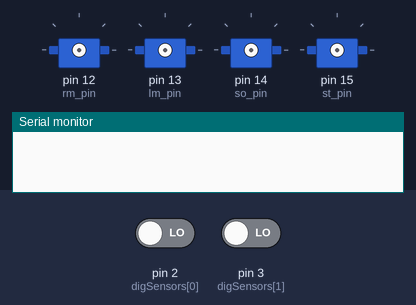
This sketch was run on a simulated Arduino Uno, built with avr-gcc and run on an emulated ATmega328P. On the bench: 4 × servo, the last lines printed to the serial monitor. The inputs (shaded band) are chosen by the test bench; at power-on: pin 2 (digSensors[0]) LOW, pin 3 (digSensors[1]) LOW.

Above: at 0.1 s.
At 1.1 s:
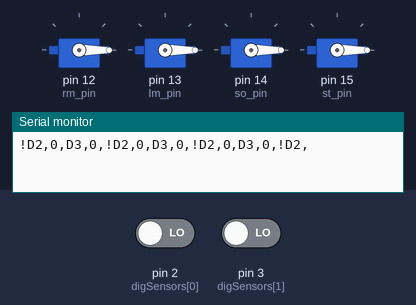
Timing chart, 0 to 2.6 s (numbered marks = the images above):
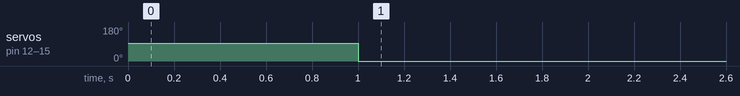

The sketch:

sensorDemo.ino
```cpp
//******************************sensorDemo***********************************
/* This is the program for the roadkill of Team Brover's ENGR3392 project,
a miniature "Mars Rover." It is based on the Arbotix-M controller for Robot-
side and a base-side program using serial commands; we used LabView.
The communication between the controller and the PC is done via XBEE devices.
They are set to 38400 baud, 8, N, 1, N and have a preset protocol.

The PC initiates all communication and expects a return confirming operation.

There is no ESTOP Button right now. That's probably bad.
TODO: ESTOP, Serial Send, Serial Receive, Loop Timing, Color Sensor Lighting. */
//***************************************************************************
/* Physical Pinout of the Arbotix-M Board
   Digital: 0: OUT LED
            1: OUT Color Sensor LED
            2: IN  Encoder 1
            3: IN  Encoder 2
            4: IN  Bumper Switch 1
            5: IN  Bumper Switch 2
            ...
            12:    Motor Speed 1
            13:    Motor Speed 2
            14:    Servo 1
            15:    Servo 2
   Analog:  0: IN  Lidar 1
            1: IN  Lidar 2
            2: IN  IR
            3: IN  [Battery Voltage?]
            4: IN  Encoder 1 [Sonar?]
            5: IN  Color (Blue)
            6: IN  Color (Green)
            7: IN  Color (Red)
*/
#include <Servo.h> // Package to control servos and motors
// Global Variables:
unsigned long loopStart; // time at start of loop()
unsigned long loopDuration = 100; // time for loop() in ms
int pcStatus = 1; // 1 = OK; 100 == ESTOP
const int bufferSize = 40; // Length of string for serial communication
char readbuffer[bufferSize]; // Buffer for serial communication

// Inputs (Sensors)
const int numDig = 2; // Number of Digital Inputs
const int numAnal = 0; // Number of Analog Inputs
const int digSensors[numDig] = {2,3}; // Physical Pins of the digital sensors on the Arbotix
const int analSensors[numAnal] = {}; //{0,1,2,4,5,6,7}; // Physical Pins of the analog sensors on the Arbotix
int digRes[numDig] = {}; // Storage for the raw digital sensor readings
int analRaw[numAnal] = {}; // Storage for the raw analog sensor readings
float analVolts[numAnal] = {}; // Storage for the voltage values of the analog sensors

// Outputs (Actuators)
Servo rightMotor, leftMotor, servoOne, servoTwo; // Initialize servo objects for motors, servos
// Motor Pin Numbers and storage for Motor Positions (0 - 2500)
const int rm_pin = 12; int rm_pos = 1500; // Right Motor
const int lm_pin = 13; int lm_pos = 1500; // Left Motor
const int so_pin = 14; int so_pos = 1500; // Servo One
const int st_pin = 15; int st_pos = 1500; // Servo Two
// Outputs (Other)
const int heartbeatPin = 0; // User LED on Arbotix-M board
boolean ledOn = false; // Stores Heartbeat User LED status
const int colorPin = 1; // Illumination LED on Color Sensor

//*************************************************
void setup() { // Runs once as soon as the Arbotix-M is powered
  Serial.begin(38400); // Begins serial communication via XBEE at 38400 bps
  delay(1000); // Wait for connection to establish
  pinMode(heartbeatPin, OUTPUT); // Initialize heartbeat LED pin
  pinMode(colorPin, OUTPUT); // Initialize on-chip color sensor LED pin
  digitalWrite(colorPin,HIGH); // Turns on the color sensor LED for the whole routine
  for (int i=0; i<numDig; i++){
    pinMode(digSensors[i],INPUT); // initialize each of the digital inputs
  }
  // Connect Servo objects with physical pin locations and make contact
  rightMotor.attach(rm_pin);
  rightMotor.writeMicroseconds(rm_pos);
  leftMotor.attach(lm_pin);
  leftMotor.writeMicroseconds(lm_pos);
  servoOne.attach(so_pin);
  servoOne.writeMicroseconds(so_pos);
  servoTwo.attach(st_pin);
  servoTwo.writeMicroseconds(st_pos);
}

//*************************************************
void loop() { // Runs continuously after setup() concludes
  loopStart = millis(); // marks the starting time of the loop
  readSensors(); // records values from all the sensors
  int numread = 0; // stores the number of bytes in the received string
  numread = readCommandString(); // reads the XBEE serial stream
  // Should send return only happen when a command is received?
  sendReturnString(numread);
  parseCommandString();
  // AUTONOMOUS BEHAVIORS WOULD GO HERE
  moveMotors();
  moveServos();
  while (millis() < (loopStart + loopDuration)){
    // loop timing hasn't really been implemented
  }
  beatHeart();
}

//*************************************************
void readSensors(){ // Read each of the sensors; store raw/volt data
  for (int i=0; i<numDig; i++){
    digRes[i] = digitalRead(digSensors[i]); // read each of the digital inputs
  }
  for (int i=0; i<numAnal; i++){
    analRaw[i] = analogRead(analSensors[i]); // read each of the analog inputs
    analVolts[i] = (float)analRaw[i] * 5.0 / 1024.0; // convert to volts
  }
}

int readCommandString(){ // returns number of bytes
  // Reads XBEE Serial stream and extracts command string
  int num = 0; // number of bytes read
  if (Serial.available() > 0){ // Reads buffer until end character '\n'
    num = Serial.readBytesUntil('\n',readbuffer, bufferSize);
  }
  return num;
}

void sendReturnString(int numread){ // Doesn't currently buffer anything.
  Serial.print("!");
  for (int i=0; i<numDig; i++){ // How do print?
    Serial.print("D");
    Serial.print(digSensors[i]);
    Serial.print(",");
    Serial.print(digRes[i]);
    Serial.print(",");
  }
  for (int i=0; i<numAnal; i++){ // How do print?
    Serial.print("A");
    Serial.print(analSensors[i]);
    Serial.print(",");
    Serial.print(analVolts[i]);
    Serial.print(",");
  }
}

void parseCommandString(){
  //the following converts the 4 char number values into integers
  //the readbuffer is assumed to be $CS----P----R----L----C----H----'\n' 34 bytes
  char dummy[4];

  //for right motor
  dummy[0] = readbuffer[3];
  dummy[1] = readbuffer[4];
  dummy[2] = readbuffer[5];
  dummy[3] = readbuffer[6];

  rm_pos = atoi(dummy);    //convert char/byte array into interger

  //for left motor
  dummy[0] = readbuffer[8];
  dummy[1] = readbuffer[9];
  dummy[2] = readbuffer[10];
  dummy[3] = readbuffer[11];

  lm_pos = atoi(dummy);

  //for Servo One
  dummy[0] = readbuffer[13];
  dummy[1] = readbuffer[14];
  dummy[2] = readbuffer[15];
  dummy[3] = readbuffer[16];

  so_pos = atoi(dummy);

  //for Servo Two
  dummy[0] = readbuffer[18];
  dummy[1] = readbuffer[19];
  dummy[2] = readbuffer[20];
  dummy[3] = readbuffer[21];

  st_pos = atoi(dummy);

  // Buffer block 23-26 was for camera pan Dynamixel servo
  // This is not used for this robot

  //for status
  dummy[0] = readbuffer[28];
  dummy[1] = readbuffer[29];
  dummy[2] = readbuffer[30];
  dummy[3] = readbuffer[31];

  pcStatus = atoi(dummy);
}

void moveMotors(){ // Moves motors to command positions if ESTOP is off
  if (pcStatus == 100){ // checks for PC ESTOP
    rightMotor.writeMicroseconds(1500); // Stop right motor
    leftMotor.writeMicroseconds(1500); // Stop left motor
  } else {
    rightMotor.writeMicroseconds(rm_pos); // moves motor to command position
    leftMotor.writeMicroseconds(lm_pos); // moves motor to command position
  }
}

void moveServos(){ // Moves servos to command positions if ESTOP is off
  if (pcStatus == 100){ // checks for PC ESTOP
    // Don't move anything
  } else {
    servoOne.writeMicroseconds(so_pos); // moves servo to command position
    servoTwo.writeMicroseconds(st_pos); // moves servo to command position
  }
}

void beatHeart(){ // Changes state of Heartbeat USER LED
  if (ledOn){
    ledOn = false; // Change stored state
    digitalWrite(heartbeatPin,HIGH); // Write new state
  } else {
    ledOn = true; // Change stored state
    digitalWrite(heartbeatPin,LOW); // Write new state
  }
}
```

Measured:
- by itself, servo on pin 12 (rm_pin), servo on pin 13 (lm_pin), servo on pin 14 (so_pin), servo on pin 15 (st_pin): 93° → 0° at 1.0 s
